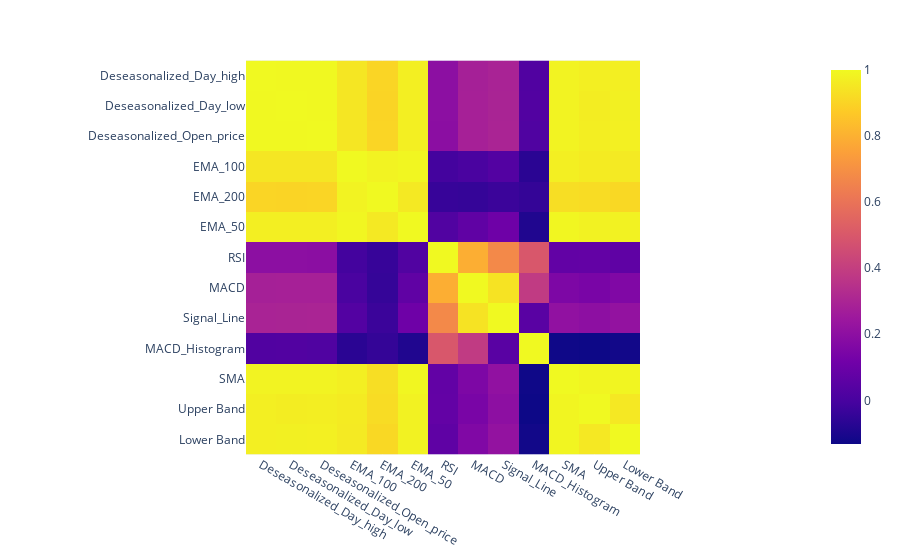

Notebook code for this chart:
### Code cell
data = X.select_dtypes('number')
co = data.corr()
px.imshow(co)

### Figure 1 — Plotly figure (JSON) as saved in the notebook; plotly's stock layout.template omitted (floating-point values rounded to 4 significant figures; data arrays with more than 128 entries replaced by an {"elided": "..."} marker saying what was removed)
{"data": [{"coloraxis": "coloraxis", "hovertemplate": "x: %{x}<br>y: %{y}<br>color: %{z}<extra></extra>", "name": "0", "type": "heatmap", "x": ["Deseasonalized_Day_high", "Deseasonalized_Day_low", "Deseasonalized_Open_price", "EMA_100", "EMA_200", "EMA_50", "RSI", "MACD", "Signal_Line", "MACD_Histogram", "SMA", "Upper Band", "Lower Band"], "xaxis": "x", "y": ["Deseasonalized_Day_high", "Deseasonalized_Day_low", "Deseasonalized_Open_price", "EMA_100", "EMA_200", "EMA_50", "RSI", "MACD", "Signal_Line", "MACD_Histogram", "SMA", "Upper Band", "Lower Band"], "yaxis": "y", "z": {"elided": "13x13 float values"}}], "layout": {"coloraxis": {"colorscale": [[0, "#0d0887"], [0.1111, "#46039f"], [0.2222, "#7201a8"], [0.3333, "#9c179e"], [0.4444, "#bd3786"], [0.5556, "#d8576b"], [0.6667, "#ed7953"], [0.7778, "#fb9f3a"], [0.8889, "#fdca26"], [1, "#f0f921"]]}, "margin": {"t": 60}, "xaxis": {"anchor": "y", "constrain": "domain", "domain": [0, 1], "scaleanchor": "y"}, "yaxis": {"anchor": "x", "autorange": "reversed", "constrain": "domain", "domain": [0, 1]}}}
